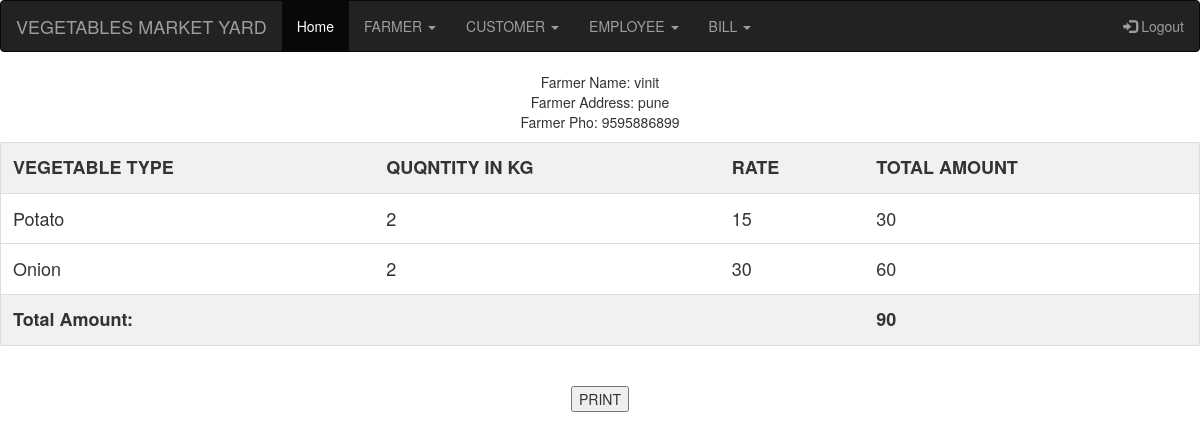
Page /billfar.php?rno=1 (signed in) on the committed database.
### tables this page shows
CREATE TABLE IF NOT EXISTS `farmerveg` (
`fkey` int(15) NOT NULL,
  `ftype` varchar(15) NOT NULL,
  `fqty` int(15) NOT NULL,
  `frate` int(15) NOT NULL,
  `rno` int(15) NOT NULL,
  `fgrossamt` int(15) NOT NULL
);

CREATE TABLE IF NOT EXISTS `farmer` (
`fno` int(15) NOT NULL,
  `fname` varchar(15) NOT NULL,
  `fadd` varchar(50) NOT NULL,
  `mno` bigint(15) NOT NULL
);

### billfar.php (the view, shortened to what this page needs)
?><!DOCTYPE html PUBLIC "-//W3C//DTD XHTML 1.0 Transitional//EN" "http://www.w3.org/TR/xhtml1/DTD/xhtml1-transitional.dtd">
<html xmlns="http://www.w3.org/1999/xhtml">
<head>
</head>
<?php
 include("navbar.php");
?>
<body>
<?php
include("includes/connect.php");
$rno=$_GET["rno"];
	$result5 = mysqli_query($con,"select * from farmerveg , billfarmer,farmer where farmerveg.rno=billfarmer.rno and farmer.fno=billfarmer.fno and billfarmer.rno=$rno limit 1 ");
while($row = mysqli_fetch_array($result5))
		{
		$fname = $row['fname'];
		$fadd = $row['fadd'];
		 $mno = $row['mno'];
?>
<center>Farmer Name: <?php echo $fname; ?></center>
<center>Farmer Address: <?php echo $fadd; ?></center>
<center>Farmer Pho: <?php echo $mno; ?></center>
<?php } ?>
<table id="myTable">
<tr class="header">
<th>VEGETABLE TYPE</th>
<th>QUQNTITY IN KG</th>
<th>RATE</th>
<th>TOTAL AMOUNT</th>
</tr>
<?php
include("includes/connect.php");
$rno=$_GET["rno"];
	$result5 = mysqli_query($con,"select * from farmerveg , billfarmer,farmer where farmerveg.rno=billfarmer.rno and farmer.fno=billfarmer.fno and billfarmer.rno=$rno ");
while($row = mysqli_fetch_array($result5))
		{
		$ftype = $row['ftype'];
		  $fqty = $row['fqty'];
			$frate= $row['frate'];
			$fgrossamt = $row['fgrossamt'];
?>
<tr align="center">
    <td><?php echo $ftype;?></td>
    <td><?php echo $fqty;?></td>
	<td><?php echo $frate;?></td>
    <td><?php echo $fgrossamt;?></td>
</tr>
<?php } ?>
<?php
include("includes/connect.php");
	$result5 = mysqli_query($con,"select sum(fgrossamt) as t from farmerveg , billfarmer,farmer where farmerveg.rno=billfarmer.rno and farmer.fno=billfarmer.fno and billfarmer.rno=$rno ");
while($row = mysqli_fetch_array($result5))
		{
		$total = $row['t'];
?>
<tr align="center" class="header">
    <th colspan="3">Total Amount:</th>
    <th><?php echo $total;?></th>
</tr>
<?php } ?>
</table><br>
<br>
<center><input type="submit"  value="PRINT" name="submit" onclick="window.print();" class="button button4" "></center>
</body>
</html>

### billfar.php (style rules this page uses)
* { box-sizing: border-box; }
#myTable { border-collapse: collapse; width: 100%; border: 1px solid #ddd; font-size: 18px; }
#myTable th, #myTable td { text-align: left; padding: 12px; }
#myTable tr { border-bottom: 1px solid #ddd; }
#myTable tr.header, #myTable tr:hover { background-color: #f1f1f1; }

### rows in the picture
farmerveg: farmer.fname "vinit", farmer.fadd "pune", farmer.mno "9595886899", ftype "Potato", fqty "2", frate "15", fgrossamt "30"
farmerveg: ftype "Onion", fqty "2", frate "30", fgrossamt "60"

### other values in the picture
$total "90"
